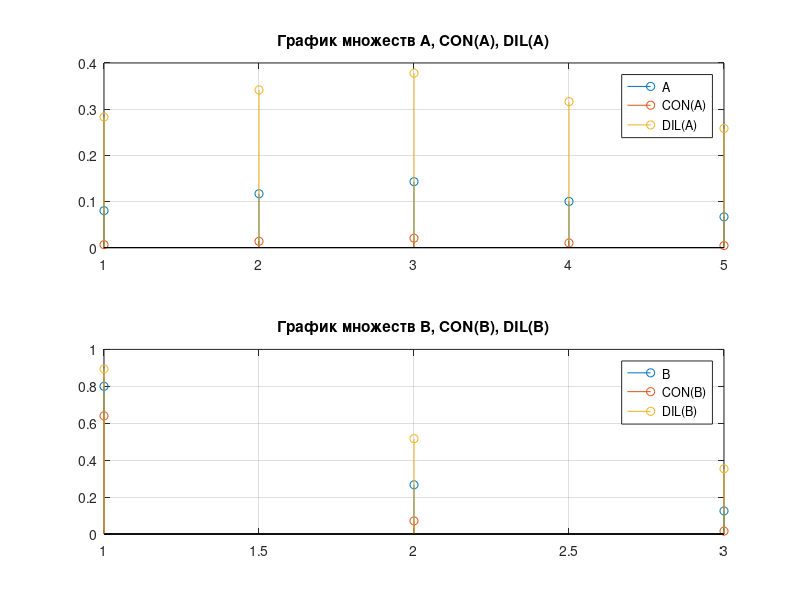

The MATLAB source for this figure:
% Задача 6: Нечеткие множества A и B
A = [0.4/5, 0.7/6, 1/7, 0.8/8, 0.6/9];
B = [0.8/1, 0.8/3, 0.5/4];

% Концентрация множества (CON)
CON_A = A.^2; % Повышение степени принадлежности
CON_B = B.^2;

% Дилатация множества (DIL)
DIL_A = sqrt(A); % Уменьшение степени принадлежности
DIL_B = sqrt(B);

% Графики
figure;
subplot(2, 1, 1);
stem(1:length(A), A, 'DisplayName', 'A'); hold on;
stem(1:length(CON_A), CON_A, 'DisplayName', 'CON(A)');
stem(1:length(DIL_A), DIL_A, 'DisplayName', 'DIL(A)');
legend;
title('График множеств A, CON(A), DIL(A)');
grid on;

subplot(2, 1, 2);
stem(1:length(B), B, 'DisplayName', 'B'); hold on;
stem(1:length(CON_B), CON_B, 'DisplayName', 'CON(B)');
stem(1:length(DIL_B), DIL_B, 'DisplayName', 'DIL(B)');
legend;
title('График множеств B, CON(B), DIL(B)');
grid on;
